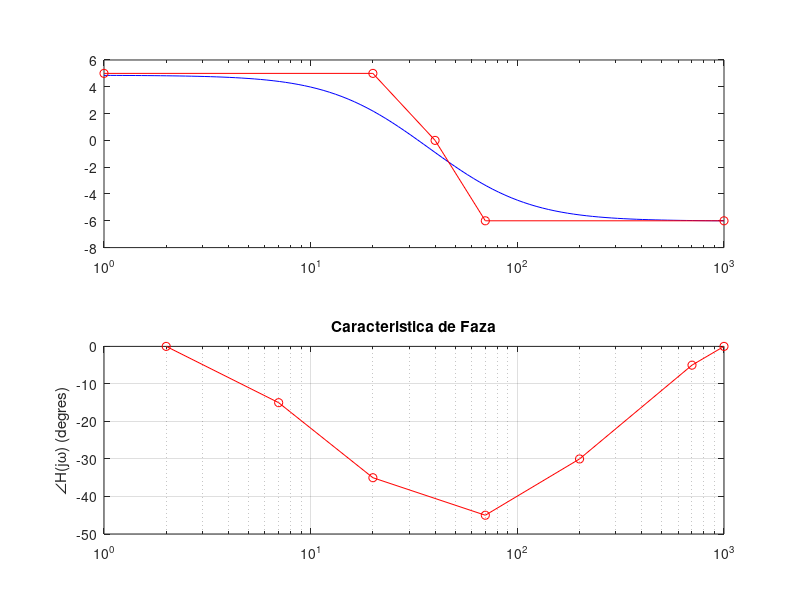

Here is the MATLAB script that generated this plot: (Note: this script raises an error after producing the figure.)
clear;clc
% punctele aproximate pentru modul
wma=[1 20 40 70 1e3];ma=[5 5 0 -6 -6];
% punctele aproximate pentru faza
wfa=[2 7 20 70 200 700 1e3];fa=[0 -15 -35 -45 -30 -5 0];
% reprezentarea diagramei prin puncte aproximate
 
 
 
 
subplot(211);semilogx(wma,ma,'ro-');grid
title('Caracteristica de Modul');
xlabel('\omega (rad/sec)');ylabel('|H(j\omega)|^dB'); subplot(212);semilogx(wfa,fa,'ro-');grid;shg;
title('Caracteristica de Faza');ylabel('\angleH(j\omega) (degres)');
%%
% compari?ie cu diagrama din Matlab
h=tf(0.5*[1 70],[1 20]);w=logspace(0,3,1e2);
[m,f]=bode(h, w);
mv(1:1e2,1)=m(:,:,:);fv(1:1e2,1)=f(:,:,:); subplot(211);semilogx(w,20*log10(mv),'b',wma,ma,'ro-');grid title('Magnitude characteristics');
xlabel('\omega (rad/sec)');ylabel('|H(j\omega)|^dB'); subplot(212);semilogx(w,fv,'b',wfa,fa,'ro-');grid;shg; title('Phase characteristics');
xlabel('\omega (rad/sec)'); ylabel('\angleH(j\omega) (degres)');
